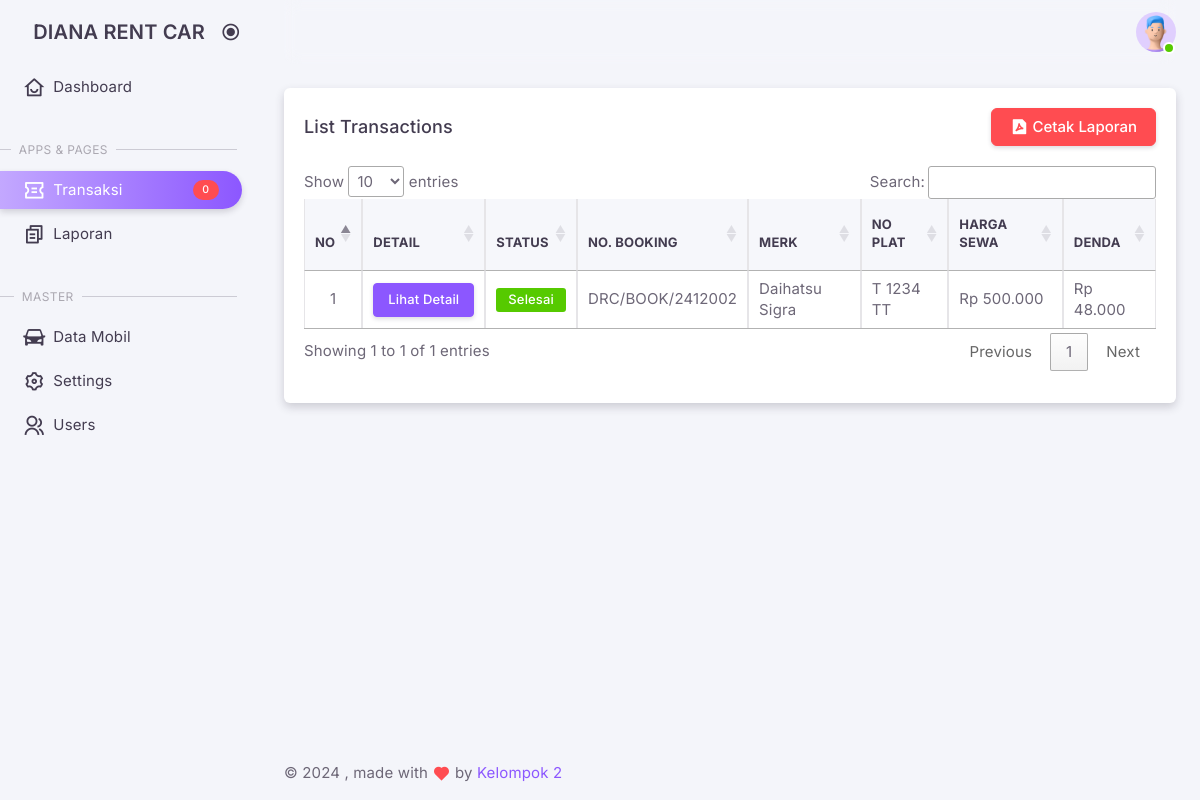
The app's page /admin/index.php?views=transaction_list (signed in) with its own data.
### tables this page shows
CREATE TABLE IF NOT EXISTS `tt_bookings` (
  `id` int NOT NULL AUTO_INCREMENT,
  `uuid` varchar(40) NOT NULL,
  `no_booking` varchar(40) NOT NULL,
  `car_id` int NOT NULL,
  `user_id` int NOT NULL,
  `is_driver` int DEFAULT NULL,
  `driver_id` int DEFAULT NULL,
  `date_start` datetime NOT NULL,
  `date_end` datetime NOT NULL,
  `destination` varchar(255) NOT NULL,
  `harga_mobil` int NOT NULL,
  `total_harga` int NOT NULL,
  `denda_mobil` int DEFAULT NULL,
  `total_denda` int DEFAULT NULL,
  `status` enum('Belum Bayar','Menunggu Konfirmasi','Disetujui','Ditolak','Berjalan','Selesai') NOT NULL,
  `created_at` timestamp NULL DEFAULT CURRENT_TIMESTAMP,
  `updated_at` timestamp NULL DEFAULT CURRENT_TIMESTAMP ON UPDATE CURRENT_TIMESTAMP,
  PRIMARY KEY (`id`),
  UNIQUE KEY `id` (`id`),
  KEY `fk_tt_bookings_car_id` (`car_id`),
  KEY `fk_tt_bookings_user_id` (`user_id`),
  KEY `fk_tt_bookings_driver_id` (`driver_id`),
  CONSTRAINT `fk_tt_bookings_car_id` FOREIGN KEY (`car_id`) REFERENCES `tm_cars` (`id`) ON DELETE CASCADE ON UPDATE CASCADE,
  CONSTRAINT `fk_tt_bookings_driver_id` FOREIGN KEY (`driver_id`) REFERENCES `users` (`id`) ON DELETE CASCADE ON UPDATE CASCADE,
  CONSTRAINT `fk_tt_bookings_user_id` FOREIGN KEY (`user_id`) REFERENCES `users` (`id`) ON DELETE CASCADE ON UPDATE CASCADE
);

CREATE TABLE IF NOT EXISTS `tm_cars` (
  `id` int NOT NULL AUTO_INCREMENT,
  `uuid` varchar(36) NOT NULL,
  `merk` varchar(100) NOT NULL,
  `tipe` varchar(100) NOT NULL,
  `jumlah_kursi` int NOT NULL,
  `jumlah_pintu` int NOT NULL,
  `warna` varchar(50) NOT NULL,
  `no_plat` varchar(50) NOT NULL,
  `tahun` year NOT NULL,
  `km` int NOT NULL,
  `jenis_bensin` varchar(50) NOT NULL,
  `harga` int NOT NULL DEFAULT (0),
  `denda` int NOT NULL DEFAULT (0),
  `transmisi` varchar(50) NOT NULL,
  `status` varchar(50) NOT NULL,
  `photo` text,
  `created_by` int DEFAULT NULL,
  `updated_by` int DEFAULT NULL,
  `created_at` datetime DEFAULT CURRENT_TIMESTAMP,
  `updated_at` datetime DEFAULT CURRENT_TIMESTAMP ON UPDATE CURRENT_TIMESTAMP,
  PRIMARY KEY (`id`),
  UNIQUE KEY `id` (`id`),
  UNIQUE KEY `uuid` (`uuid`),
  UNIQUE KEY `no_plat` (`no_plat`)
);

### classes/Booking.php (called while the page is built, shortened)
<?php
class Booking
{
    private $conn;
    private $table = 'tt_bookings';
    public function __construct()
    {
        $db = new Database();
        $this->conn = $db->connect();
    }
    public function list()
    {
        $query = "SELECT * FROM " . $this->table . "
                    ORDER BY
                    CASE
                        WHEN status = 'Menunggu Konfirmasi' THEN 1
                        WHEN status = 'Disetujui' THEN 2
                        WHEN status = 'Berjalan' THEN 3
                        ELSE 4
                    END,
                    no_booking ASC";
        $stmt = $this->conn->query($query);
        return $stmt->fetchAll(PDO::FETCH_ASSOC);
    }
}

### classes/DatabaseExample.php (called while the page is built, shortened)
<?php
class Database
{
    private $host = 'localhost';
    private $db_name = 'dianarentcar';
    private $username = 'root';
    private $password = '';
    public function connect()
    {
        $this->conn = null;
        try {
            $this->conn = new PDO("mysql:host=" . $this->host . ";dbname=" . $this->db_name, $this->username, $this->password);
            $this->conn->setAttribute(PDO::ATTR_ERRMODE, PDO::ERRMODE_EXCEPTION);
        } catch (PDOException $e) {
            echo "Connection Error: " . $e->getMessage();
        }
        return $this->conn;
    }
}

### classes/Car.php (called while the page is built, shortened)
<?php
class Car
{
    private $conn;
    private $table = 'tm_cars';
    public function __construct()
    {
        $db = new Database();
        $this->conn = $db->connect();
    }
    public function getCarById($id)
    {
        $query = $this->conn->prepare("SELECT * FROM " . $this->table . " WHERE id = :id");
        $query->execute(['id' => $id]);
        return $query->fetch(PDO::FETCH_ASSOC);
    }
}

### admin/pages/transaction/list.php (the view, shortened to what this page needs)
<?php
require_once '../classes/Booking.php';
require_once '../classes/Car.php';
$bookingModel = new Booking();
$bookings = $bookingModel->list();
$carModel = new Car();
$no = 1;
?>
<div class="container-xxl flex-grow-1 container-p-y">
    <div class="row gy-6">
        <div class="col-12">
            <div class="card overflow-hidden">
                <div class="card-header d-flex justify-content-between align-items-center">
                    <h5 class="mb-0">List Transactions</h5>
                    <button type="button" class="btn btn-danger" data-bs-toggle="modal" data-bs-target="#cetakLaporanModal">
                        <i class="ri ri-file-pdf-2-fill"></i>
                        &nbsp;Cetak Laporan
                    </button>
                </div>
                <div class="table-responsive" style="padding: 0 1.25rem 2rem 1.25rem;">
                    <table id="appTable" class="table table-bordered table-striped table-sm" width="100%">
                        <thead>
                            <tr>
                                <th>No</th>
                                <th>Detail</th>
                                <th>Status</th>
                                <th>No. Booking</th>
                                <th>Merk</th>
                                <th>No Plat</th>
                                <th>Harga Sewa</th>
                                <th>Denda</th>
                            </tr>
                        </thead>
                        <tbody>
                            <?php
                            function formatRupiah($angka)
                            {
                                return 'Rp ' . number_format($angka, 0, ',', '.');
                            }
                            ?>
                            <?php foreach ($bookings as $booking): ?>
                                <?php
                                $car = $carModel->getCarById($booking['car_id']);
                                ?>
                                <tr>
                                    <td class="text-center"><?php echo $no++; ?></td>
                                    <td>
                                        <a href="?views=transaction_detail&uuid=<?php echo htmlspecialchars($booking['uuid']); ?>" class="btn btn-primary btn-sm no-wrap">
                                            Lihat Detail<?php if ($booking['status'] !== 'Selesai' && $booking['status'] !== 'Ditolak'): ?> dan Konfirmasi <?php endif; ?>
                                        </a>
                                    </td>
                                    <td>
                                        <?php
                                        if ($booking['status'] == 'Belum Bayar' || $booking['status'] == 'Menunggu Konfirmasi') {
                                            $color = 'warning';
                                        } else if ($booking['status'] == 'Disetujui' || $booking['status'] == 'Berjalan') {
                                            $color = 'info';
                                        } else if ($booking['status'] == 'Ditolak') {
                                            $color = 'danger';
                                        } else if ($booking['status'] == 'Selesai') {
                                            $color = 'success';
                                        }
                                        ?>
                                        <span class="badge bg-<?php echo $color; ?>"><?php echo htmlspecialchars($booking['status']); ?></span>
                                    </td>
                                    <td><?php echo htmlspecialchars($booking['no_booking']); ?></td>
                                    <td><?php echo htmlspecialchars($car['merk']); ?> <?php echo htmlspecialchars($car['tipe']); ?></td>
                                    <td><?php echo htmlspecialchars($car['no_plat']); ?></td>
                                    <td><?php echo $booking['total_harga'] !== null ? formatRupiah($booking['total_harga']) : 'Rp. 0'; ?></td>
                                    <td><?php echo $booking['total_denda'] !== null ? formatRupiah($booking['total_denda']) : 'Rp. 0'; ?></td>
                                </tr>
                            <?php endforeach; ?>
                        </tbody>
                    </table>
                </div>
            </div>
        </div>
    </div>
</div>

### admin/index.php (style rules this page uses)
.no-wrap { white-space: nowrap; }

### records on screen
tt_bookings: status "Selesai", no_booking "DRC/BOOK/2412002", car.merk "Daihatsu", car.tipe "Sigra", car.no_plat "T 1234 TT", total_harga "Rp 500.000", total_denda "Rp 48.000"

### other values on screen
$totalBookings "0"
